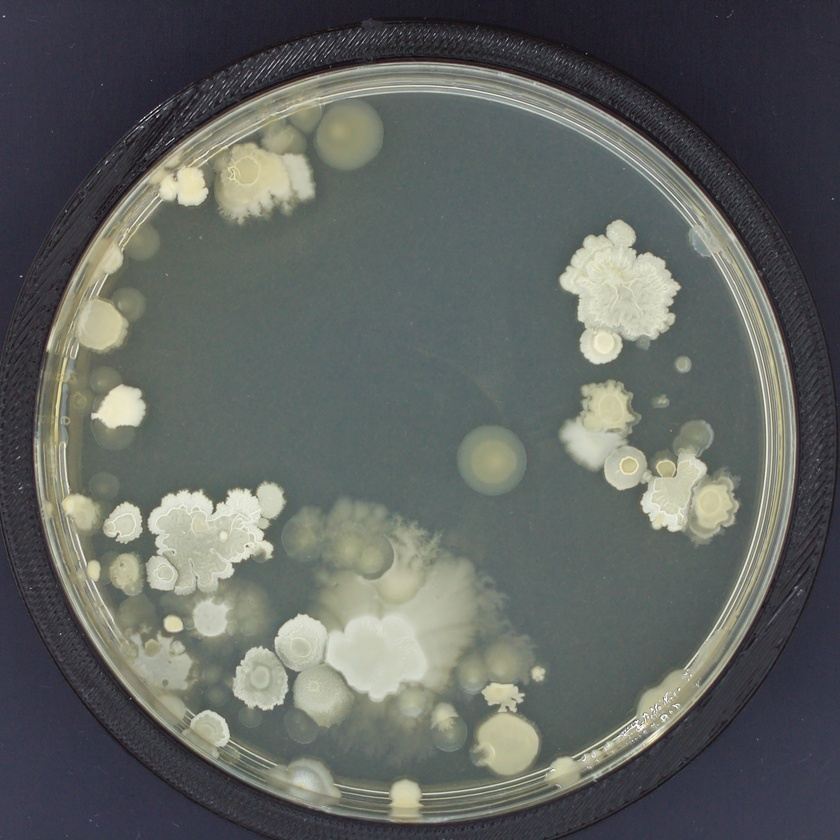
#> input picture docs/updates/presentation_1/images/plate_a.jpg, 840 x 840 px, shrunk from 3040 x 3040 before the run, given in place of _aerococcus_viridans_34_default_mmrsbpb_4_18112022130303.jpg, which was not available
$ jupyter execute --allow-errors circle_detection.ipynb   (shell and % lines are left out)   (text cells are left out)
#> lines starting #> are read from the running program, lines starting #| are printed output that depends on the picture; after the words box and inside, x2 and y2 are one past the last pixel; in counts of white or black regions, pixels touching at a corner belong together; pictures that were not available may be replaced by others from this repository, and a replacement may not be noted
[cell 1]
import cv2
import numpy as np
import matplotlib.pyplot as plt


class Hyperparameters:
    def __init__(
        self,
        blur_kernel_size=15,
        blur_sigmax=0,
        outer_circle_param1=150,
        outer_circle_param2=10,
        colony_minDist=10,
        colony_param1=50,
        colony_param2=30,
        colony_minRadius=3,
        colony_maxRadius=50,
    ):
        self.blur_kernel_size = blur_kernel_size
        self.blur_sigmax = blur_sigmax
        self.outer_circle_param1 = outer_circle_param1
        self.outer_circle_param2 = outer_circle_param2
        self.colony_minDist = colony_minDist
        self.colony_param1 = colony_param1
        self.colony_param2 = colony_param2
        self.colony_minRadius = colony_minRadius
        self.colony_maxRadius = colony_maxRadius


def count_colonies(image_path, hyperparameters, debug=False):
    # Load the image
#> called with debug = True
    img = cv2.imread(image_path, cv2.IMREAD_COLOR)
#> img is the input picture: shape (840, 840, 3); mean B, G, R 97.1, 100.2, 96.6
    if debug:
        plt.figure(figsize=(10, 10))
        plt.imshow(cv2.cvtColor(img, cv2.COLOR_BGR2RGB))
        plt.title("Original Image")
        plt.show()

    height, width, channels = img.shape
#> height = 840; width = 840; channels = 3

    # Convert the image to grayscale for processing
    gray = cv2.cvtColor(img, cv2.COLOR_BGR2GRAY)
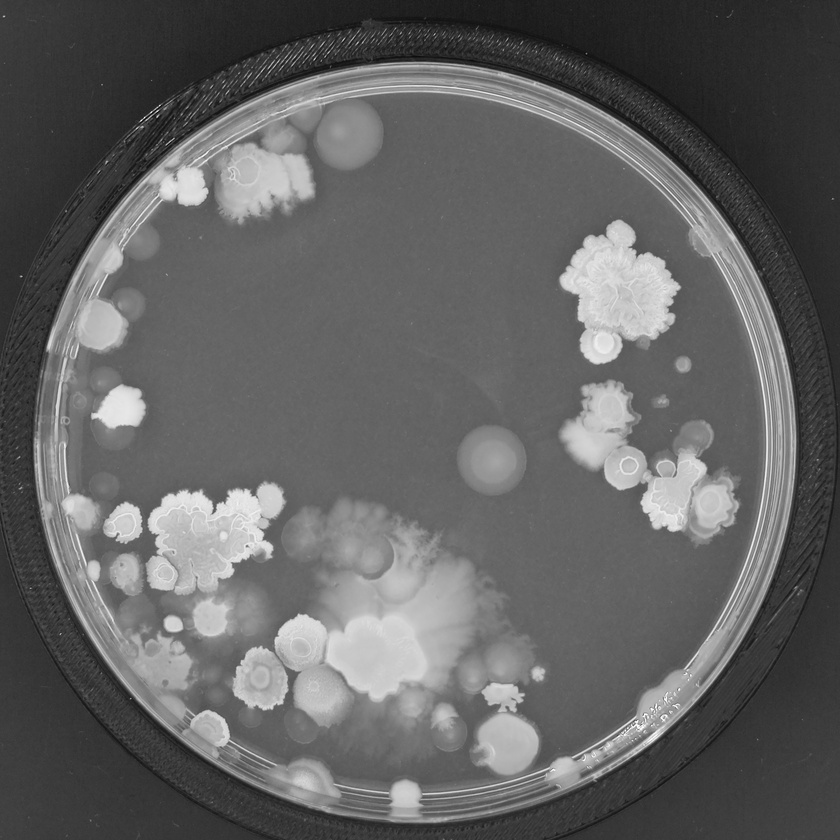
#> gray: shape (840, 840); min 1, max 255, mean 98.7
    if debug:
        plt.figure(figsize=(10, 10))
        plt.imshow(gray, cmap="gray")
        plt.title("Grayscale Image")
        plt.show()

    # Use Gaussian blur to reduce noise and improve circle detection
    blurred = cv2.GaussianBlur(
        gray,
        (hyperparameters.blur_kernel_size, hyperparameters.blur_kernel_size),
        hyperparameters.blur_sigmax,
    )
    if debug:
        plt.figure(figsize=(10, 10))
        plt.imshow(blurred, cmap="gray")
        plt.title("Blurred Image")
        plt.show()

    # Hough Circle detection
    outer_circles = cv2.HoughCircles(
        blurred,
        cv2.HOUGH_GRADIENT,
        dp=6,
        minDist=30,
        param1=hyperparameters.outer_circle_param1,
        param2=hyperparameters.outer_circle_param2,
        # Circle should be large, but not larger than the image.
        minRadius=round(max(height, width) / 3),
        maxRadius=round(max(height, width) / 2),
    )
#> outer_circles = 443 rows, first 8: [417, 441, 381.4], [459, 483, 323.8], [417, 501, 323.8], [369, 423, 396.4], [453, 387, 317.2], [495, 489, 290.8], [393, 381, 317.2], [465, 417, 330.4]

    if outer_circles is not None:
        # Convert circles to expected format
        outer_circles = np.uint16(np.around(outer_circles))
#> outer_circles = 443 rows, first 8: [417, 441, 381], [459, 483, 324], [417, 501, 324], [369, 423, 396], [453, 387, 317], [495, 489, 291], [393, 381, 317], [465, 417, 330]

        # Create a black mask
        mask = np.zeros_like(gray)

        # Get the (x, y) coordinate and the radius of the circle
        x, y, r = outer_circles[0][0]
#> x = 417; y = 441; r = 381
        # r = r - 10  # Subtracting a value to remove the plastic border

        # Draw the circle in the mask
        cv2.circle(mask, (x, y), r, (255, 255, 255), -1)
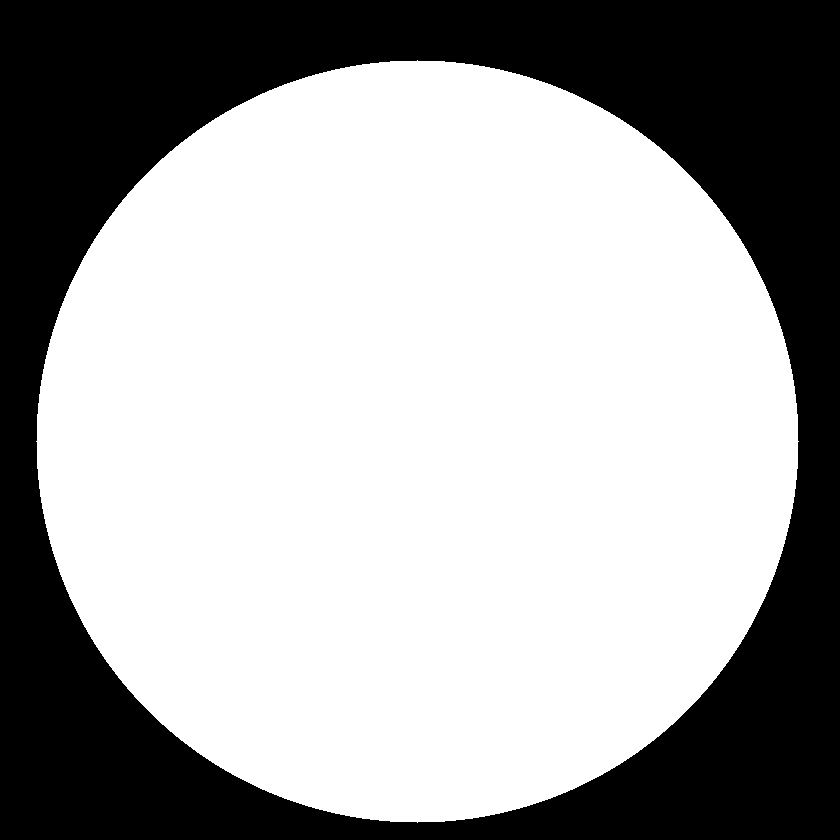
#> mask: shape (840, 840); 64.6% white; 1 black region, box (x1, y1, x2, y2) and area: (0, 0, 840, 840) 249671

        # Bitwise the image with mask
        result = cv2.bitwise_and(blurred, blurred, mask=mask)
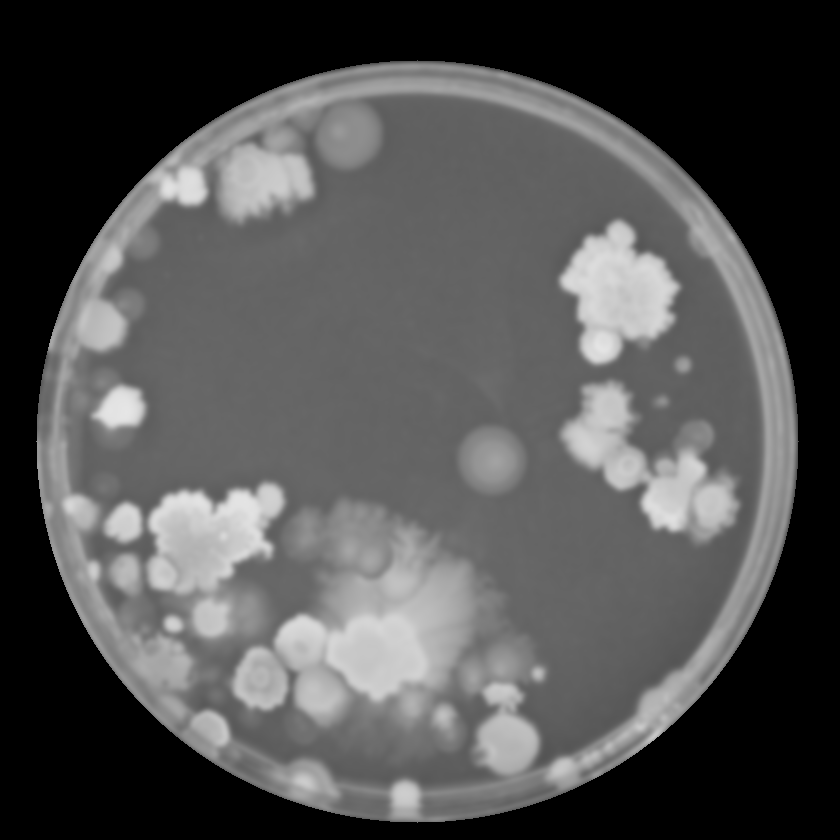
#> result: shape (840, 840); min 0, max 230, mean 80.7

        blurred = result

    if debug:
        plt.figure(figsize=(10, 10))
        plt.imshow(blurred, cmap="gray")
        plt.title("Cut out image")
        plt.show()

    # Detect circles in the image
    circles = cv2.HoughCircles(
        blurred,
        cv2.HOUGH_GRADIENT,
        dp=1,
        minDist=hyperparameters.colony_minDist,
        param1=hyperparameters.colony_param1,
        param2=hyperparameters.colony_param2,
        minRadius=hyperparameters.colony_minRadius,
        maxRadius=hyperparameters.colony_maxRadius,
    )
#> circles = [[600.5, 342.5, 20.5], [508.5, 749.5, 33]]

    # If circles are detected, draw them on the grayscale image
    if circles is not None:
        circles = np.round(circles[0, :]).astype("int")
#> circles = [[600, 342, 20], [508, 750, 33]]
        if debug:
            output = cv2.cvtColor(
                blurred, cv2.COLOR_GRAY2RGB
            )  # Convert grayscale to RGB to draw in color
            for x, y, r in circles:
                cv2.circle(output, (x, y), r, (255, 0, 0), 6)  # Circle in red
#> this loop made 2 passes
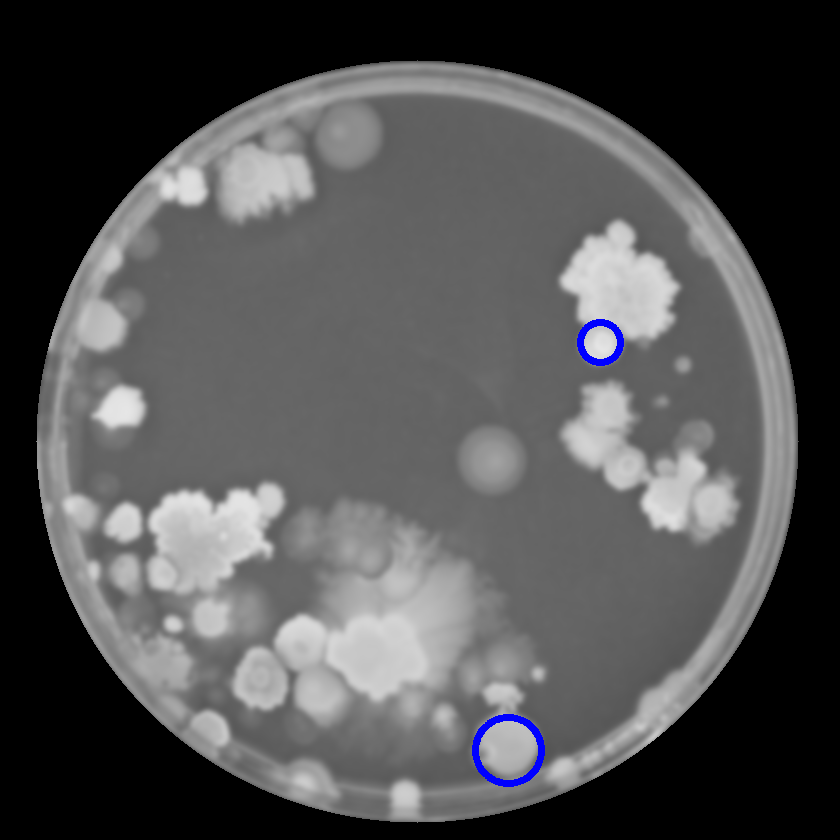
#> output: shape (840, 840, 3); mean B, G, R 81.1, 80.2, 80.2

            plt.figure(figsize=(10, 10))
            plt.imshow(output)
            plt.title(f"Detected {len(circles)} Colonies")
            plt.show()

        return round(len(circles) * 1.1)
    else:
        return 0


count_colonies(
    "../data/labeled/images/cocci_aerococcus_viridans_34_default_mmrsbpb_4_18112022130303.jpg",
    Hyperparameters(),
    debug=True,
)
